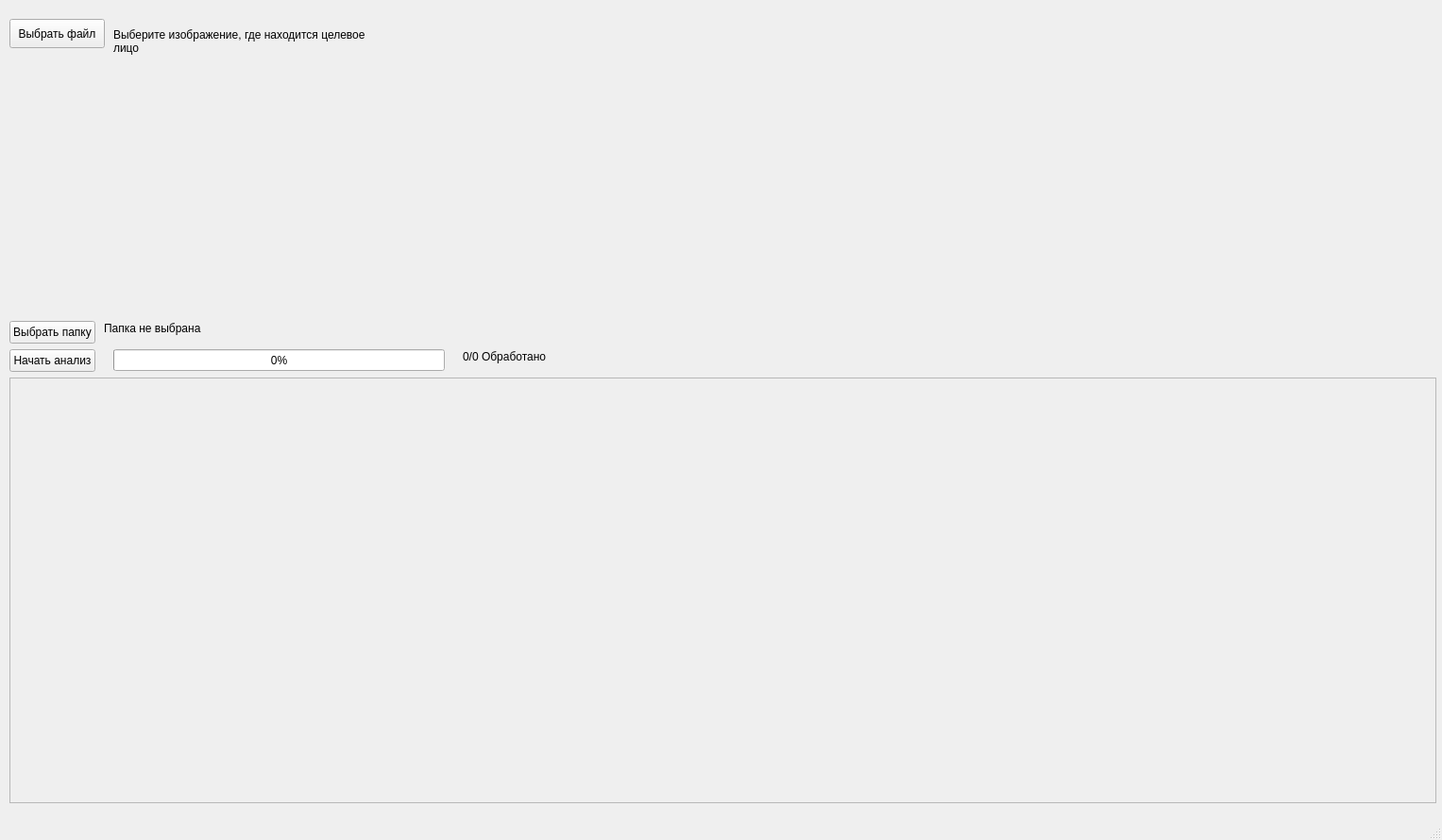
<?xml version="1.0" encoding="UTF-8"?>
<ui version="4.0">
 <class>MainWindow</class>
 <widget class="QMainWindow" name="MainWindow">
  <property name="geometry">
   <rect>
    <x>0</x>
    <y>0</y>
    <width>1527</width>
    <height>890</height>
   </rect>
  </property>
  <property name="windowTitle">
   <string>Найти похожие лица</string>
  </property>
  <widget class="QWidget" name="centralwidget">
   <widget class="QPushButton" name="targetFaceFileChooseButton">
    <property name="geometry">
     <rect>
      <x>10</x>
      <y>20</y>
      <width>101</width>
      <height>31</height>
     </rect>
    </property>
    <property name="text">
     <string>Выбрать файл</string>
    </property>
   </widget>
   <widget class="QLabel" name="targetFaceImageLabel">
    <property name="geometry">
     <rect>
      <x>120</x>
      <y>30</y>
      <width>271</width>
      <height>291</height>
     </rect>
    </property>
    <property name="text">
     <string>Выберите изображение, где находится целевое лицо</string>
    </property>
    <property name="alignment">
     <set>Qt::AlignLeading|Qt::AlignLeft|Qt::AlignTop</set>
    </property>
    <property name="wordWrap">
     <bool>true</bool>
    </property>
   </widget>
   <widget class="QPushButton" name="directoryChooseButton">
    <property name="geometry">
     <rect>
      <x>10</x>
      <y>340</y>
      <width>91</width>
      <height>24</height>
     </rect>
    </property>
    <property name="text">
     <string>Выбрать папку</string>
    </property>
   </widget>
   <widget class="QLabel" name="directoryPathLabel">
    <property name="geometry">
     <rect>
      <x>110</x>
      <y>340</y>
      <width>121</width>
      <height>16</height>
     </rect>
    </property>
    <property name="text">
     <string>Папка не выбрана</string>
    </property>
    <property name="textInteractionFlags">
     <set>Qt::LinksAccessibleByMouse</set>
    </property>
   </widget>
   <widget class="QPushButton" name="startAnalyzeButton">
    <property name="geometry">
     <rect>
      <x>10</x>
      <y>370</y>
      <width>91</width>
      <height>24</height>
     </rect>
    </property>
    <property name="text">
     <string>Начать анализ</string>
    </property>
   </widget>
   <widget class="QProgressBar" name="analyzeProgressBar">
    <property name="geometry">
     <rect>
      <x>120</x>
      <y>370</y>
      <width>351</width>
      <height>23</height>
     </rect>
    </property>
    <property name="value">
     <number>0</number>
    </property>
   </widget>
   <widget class="QLabel" name="analyzeProgressLabel">
    <property name="geometry">
     <rect>
      <x>490</x>
      <y>370</y>
      <width>101</width>
      <height>16</height>
     </rect>
    </property>
    <property name="text">
     <string>0/0 Обработано</string>
    </property>
   </widget>
   <widget class="QScrollArea" name="foundFaceImgsScrollArea">
    <property name="geometry">
     <rect>
      <x>10</x>
      <y>400</y>
      <width>1511</width>
      <height>451</height>
     </rect>
    </property>
    <property name="widgetResizable">
     <bool>true</bool>
    </property>
    <widget class="QWidget" name="scrollAreaWidgetContents">
     <property name="geometry">
      <rect>
       <x>0</x>
       <y>0</y>
       <width>1509</width>
       <height>449</height>
      </rect>
     </property>
    </widget>
   </widget>
  </widget>
  <widget class="QMenuBar" name="menubar">
   <property name="geometry">
    <rect>
     <x>0</x>
     <y>0</y>
     <width>1527</width>
     <height>22</height>
    </rect>
   </property>
  </widget>
  <widget class="QStatusBar" name="statusbar"/>
 </widget>
 <resources/>
 <connections/>
</ui>
